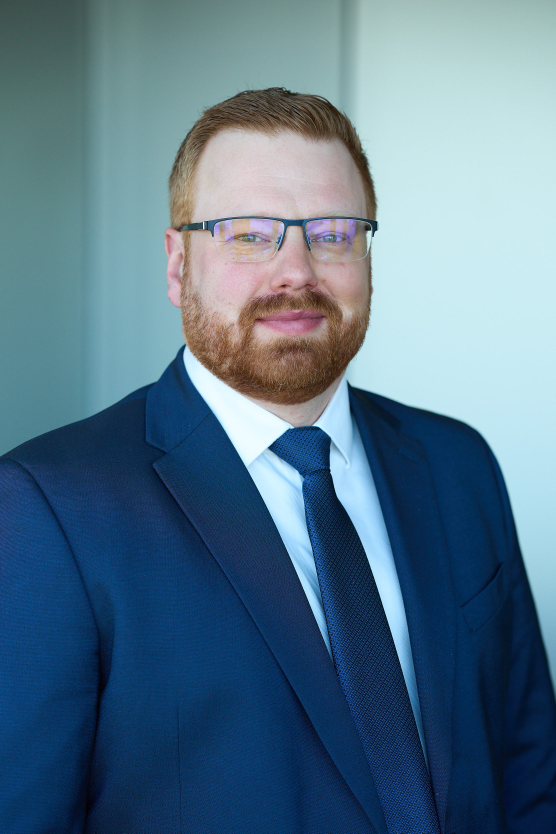
#> input picture images/portrait-source.jpg, 1667 x 2500 px (shown at 1/3 size)
$ python make-portrait.py ../images/portrait-source.jpg
#> lines starting #> are read from the running program, lines starting #| are printed output that depends on the picture
#> in main, im is the input picture: PIL image 1667x2500 RGB; mean R, G, B 87.8, 117.6, 138
#!/usr/bin/env python3
"""Generate the portrait variants the pages reference.

    python tools/make-portrait.py path/to/new-photo.jpg
    python tools/make-portrait.py path/to/new-photo.jpg --box 150,148,1500,1498

Writes images/portrait-400.jpg and images/portrait-800.jpg: square, EXIF
stripped, progressive JPEG. The pages pick between them via srcset, so nothing
in the HTML needs touching when the photo is replaced.

Without --box the crop is the centre square, which is only right when the
subject sits in the middle of the frame. A full-length or portrait-orientation
shot needs an explicit box in source pixels (left,top,right,bottom) framing
head and shoulders — a centre crop would cut the head off. The box is squared
off around its own centre if it is not square already.

Keep the original alongside as images/portrait-source.jpg so the variants can
be regenerated later.
"""

import sys
from pathlib import Path

try:
    from PIL import Image, ImageOps
except ImportError:
    sys.exit("Pillow is missing: python -m pip install Pillow")

SIZES = (400, 800)
QUALITY = 82
OUT_DIR = Path(__file__).resolve().parent.parent / "images"


def square(im, box=None):
    """Crop to a square — the centre of the frame, or around a given box."""
    if box is None:
        side = min(im.size)
#> side = 1667
        left = (im.width - side) // 2
#> left = 0
        top = (im.height - side) // 2
#> top = 416
    else:
        left, top, right, bottom = box
        side = max(right - left, bottom - top)
        left += (right - left - side) // 2
        top += (bottom - top - side) // 2
        # Keep the square inside the image rather than letting PIL pad it.
        left = max(0, min(left, im.width - side))
        top = max(0, min(top, im.height - side))
        if side > min(im.size):
            sys.exit(f"--box is larger ({side}px) than the image ({im.size})")
    return im.crop((left, top, left + side, top + side))
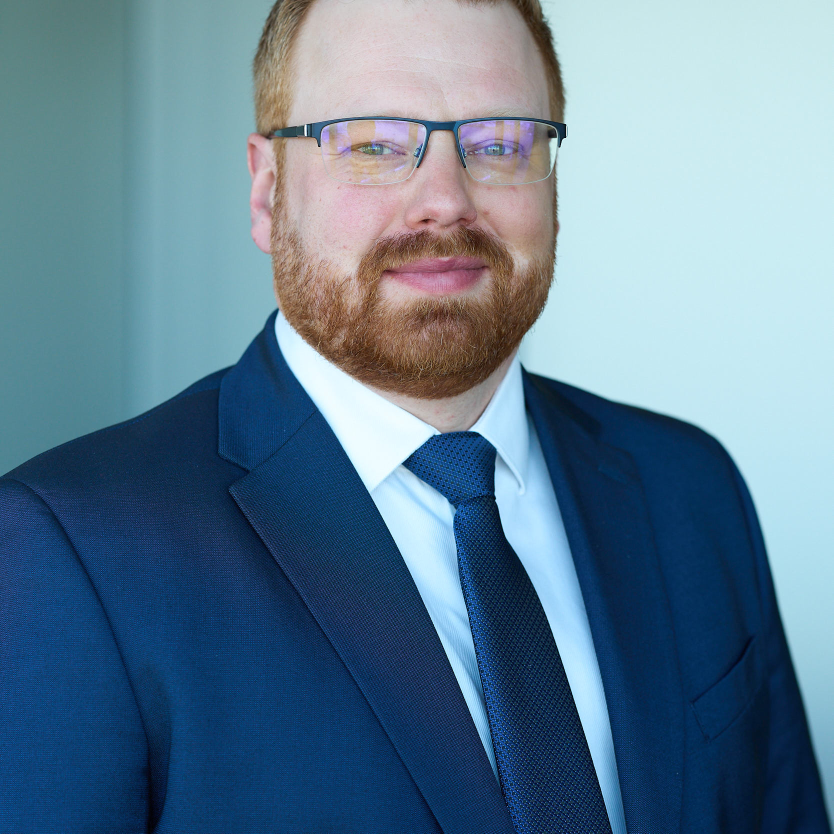
#> returned value: PIL image 1667x1667 RGB (shown at 1/2 size); mean R, G, B 96.2, 125.5, 146.5


def parse_box(arg):
    try:
        left, top, right, bottom = (int(n) for n in arg.split(","))
    except ValueError:
        sys.exit("--box wants four integers: left,top,right,bottom")
    if right <= left or bottom <= top:
        sys.exit("--box must have right > left and bottom > top")
    return left, top, right, bottom


def main():
    args = sys.argv[1:]
    box = None
    if "--box" in args:
        i = args.index("--box")
        if i + 1 >= len(args):
            sys.exit("--box needs a value")
        box = parse_box(args[i + 1])
        del args[i:i + 2]

    if len(args) != 1:
        sys.exit(__doc__)

    src = Path(args[0])
    if not src.is_file():
        sys.exit(f"not a file: {src}")

    with Image.open(src) as im:
        # Honour the EXIF orientation flag before dropping the metadata.
        im = ImageOps.exif_transpose(im)
        im = square(im, box).convert("RGB")

        if min(im.size) < max(SIZES):
            print(f"note: source is only {im.width}px wide; "
                  f"{max(SIZES)}px variant will be upscaled")

        OUT_DIR.mkdir(parents=True, exist_ok=True)
        for size in SIZES:
            out = OUT_DIR / f"portrait-{size}.jpg"
            im.resize((size, size), Image.LANCZOS).save(
                out, "JPEG", quality=QUALITY, optimize=True, progressive=True
            )
            print(f"{out.relative_to(OUT_DIR.parent)}  {out.stat().st_size // 1024} KB")
#> this loop made 1 pass
#> pass 1, in main, `im.resize((size, size), Image.LANCZOS).save( out, "JPEG", quality=QUAL..`:
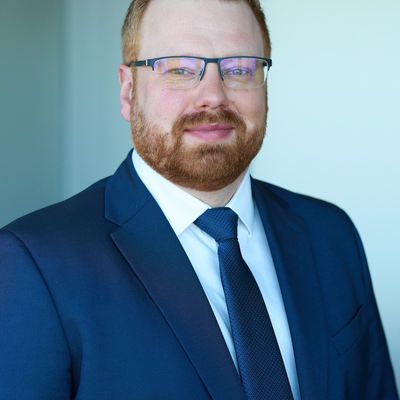
#> saved as portrait-400.jpg: PIL image 400x400 RGB; mean R, G, B 96.3, 125.5, 146.5

    keep = OUT_DIR / "portrait-source.jpg"
    if src.resolve() != keep.resolve():
        print(f"\nremember to keep the original as {keep.relative_to(OUT_DIR.parent)}")


if __name__ == "__main__":
#> (the run stopped early here; a loop or call above may not have finished)

$ run again, with images/Meuser_Sascha_CRMPartners.jpg copied over images/portrait-source.jpg
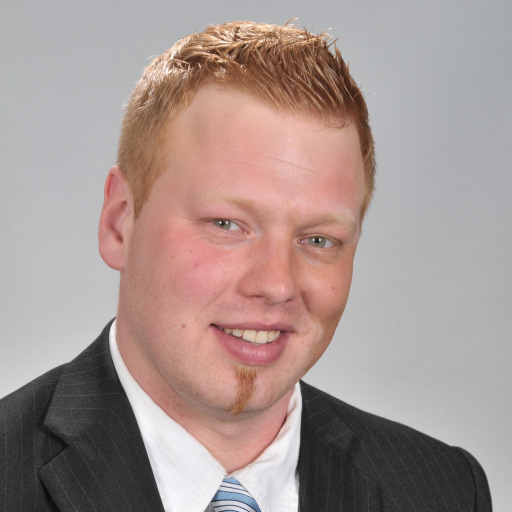
#> input picture images/Meuser_Sascha_CRMPartners.jpg, 1024 x 1024 px (shown at 1/2 size)
#> in main, im is the input picture: PIL image 1024x1024 RGB; mean R, G, B 166.2, 149.1, 145.3
#> the loop in main, `for size in SIZES:` made 1 pass
#> pass 1, in main, `im.resize((size, size), Image.LANCZOS).save( out, "JPEG", quality=QUAL..`:
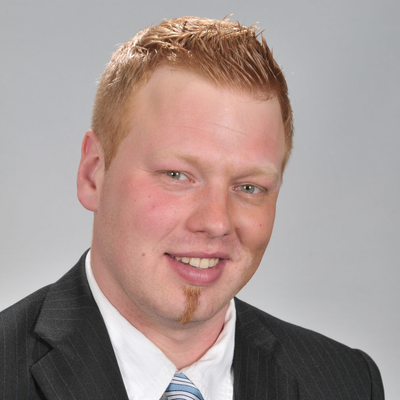
#> saved as portrait-400.jpg: PIL image 400x400 RGB; mean R, G, B 166.2, 149.1, 145.3
